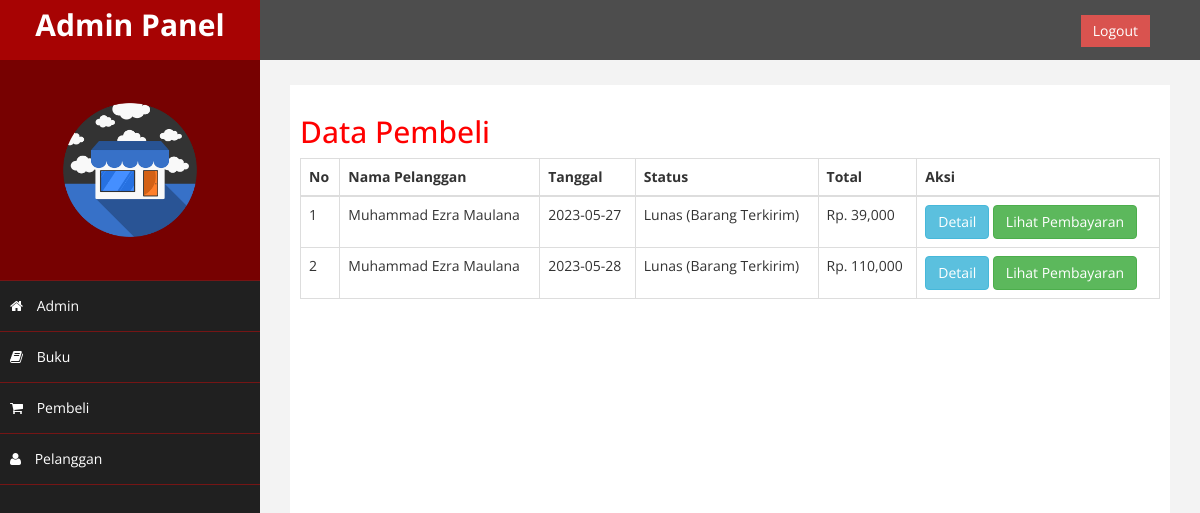
The page /admin/index.php?hal=pembeli (signed in) on the database its author committed.
### tables this page shows
CREATE TABLE `pembelian` (
  `id_pembelian` int(11) NOT NULL,
  `id_pelanggan` int(11) NOT NULL,
  `id_kurir` int(11) NOT NULL,
  `tanggal_pembelian` date NOT NULL,
  `total_pembelian` int(11) NOT NULL,
  `nama_kurir` varchar(100) NOT NULL,
  `tarif` int(11) NOT NULL,
  `alamat_pengiriman` text NOT NULL,
  `status_pembelian` varchar(100) NOT NULL DEFAULT 'Tertunda',
  `resi_pengiriman` varchar(50) NOT NULL
);

CREATE TABLE `pelanggan` (
  `id_pelanggan` int(11) NOT NULL,
  `gmail_pelanggan` varchar(100) NOT NULL,
  `password_pelanggan` varchar(50) NOT NULL,
  `nama_pelanggan` varchar(100) NOT NULL,
  `telepon_pelanggan` varchar(25) NOT NULL
);

### admin/pembeli.php (the view)
<h2>Data Pembeli</h2>
<table class="table table-bordered">
	<thead>
		<tr>
			<th>No</th>
			<th>Nama Pelanggan</th>
			<th>Tanggal</th>
			<th>Status</th>
			<th>Total</th>
			<th>Aksi</th>
		</tr>
	</thead>
	<tbody>
		<?php $nomor=1; ?>
		<?php $ambil = $koneksi->query("SELECT * FROM pembelian JOIN pelanggan ON pembelian.id_pelanggan=pelanggan.id_pelanggan");?>
		<?php while($pecah=$ambil->fetch_assoc()) { ?>
		<tr>
			<td> <?php echo $nomor; ?> </td>
			<td> <?php echo $pecah["nama_pelanggan"]; ?> </td>
			<td> <?php echo $pecah["tanggal_pembelian"]; ?></td>
			<td> <?php echo $pecah["status_pembelian"]; ?></td>
			<td> Rp. <?php echo number_format($pecah["total_pembelian"]); ?></td>
			<td> <a href="index.php?hal=detail&id=<?php echo $pecah['id_pembelian'] ?>" class="btn btn-info">Detail</a>
				<?php if ($pecah['status_pembelian']!=="Tertunda"): ?>
					<a href="index.php?hal=pembayaran&id=<?php echo $pecah['id_pembelian']; ?>" class="btn btn-success">Lihat Pembayaran</a>
				<?php endif ?>
			</td>
		</tr>
		<?php $nomor++ ?>
		<?php } ?>
	</tbody>
</table>

### admin/assets/css/custom.css (style rules this page uses)
body { font-family: 'Open Sans', sans-serif; }
h2 { color: #f00; }

### rows shown on the page
pembelian: id_pelanggan.nama_pelanggan "Muhammad Ezra Maulana", tanggal_pembelian "2023-05-27", status_pembelian "Lunas (Barang Terkirim)", total_pembelian "39,000"
pembelian: id_pelanggan.nama_pelanggan "Muhammad Ezra Maulana", tanggal_pembelian "2023-05-28", status_pembelian "Lunas (Barang Terkirim)", total_pembelian "110,000"
